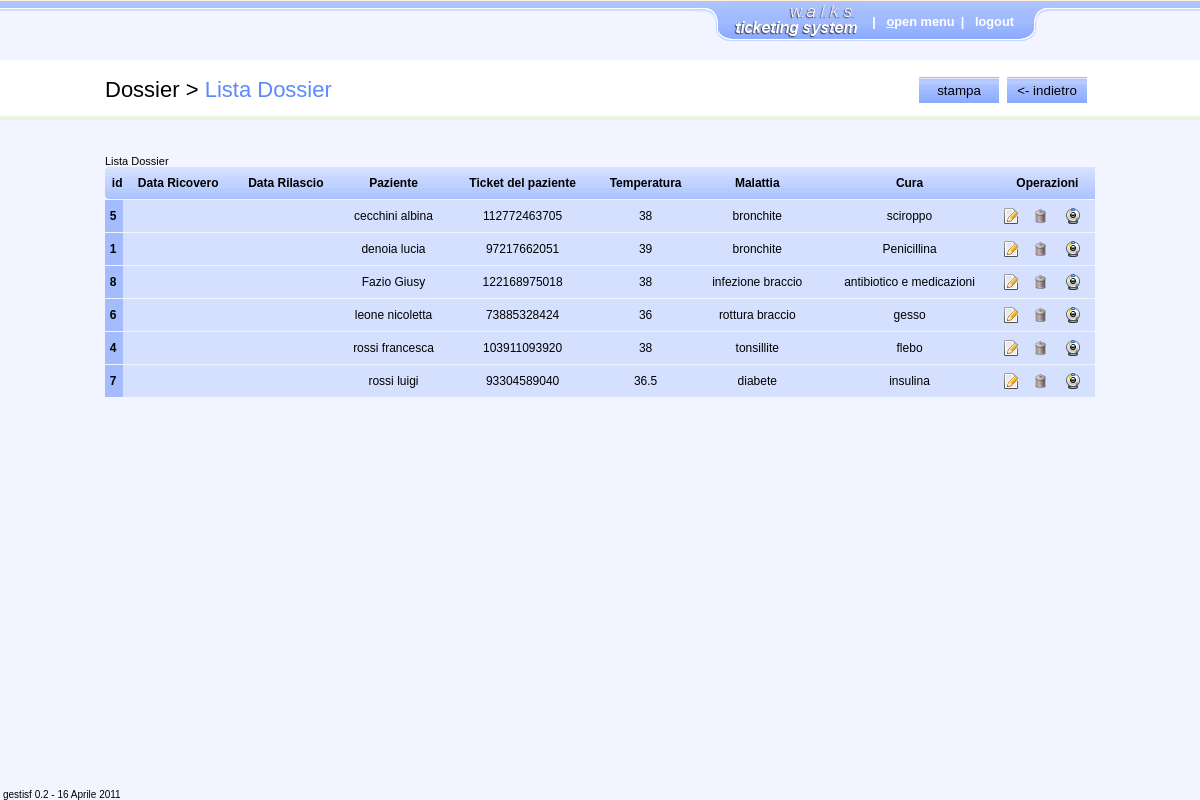
Screenshot of /content/dossier.php (signed in) with the database file from the repository.
### tables this page shows
CREATE TABLE `users` (
  `id` mediumint(9) NOT NULL AUTO_INCREMENT,
  `name` varchar(48) DEFAULT NULL,
  `surname` varchar(48) DEFAULT NULL,
  `birth_date` varchar(10) DEFAULT NULL,
  `gender` varchar(1) DEFAULT NULL,
  `ticket` varchar(32) DEFAULT NULL,
  `specialization` varchar(300) DEFAULT NULL,
  `username` varchar(48) DEFAULT NULL,
  `password` varchar(48) DEFAULT NULL,
  `user_type` varchar(15) DEFAULT NULL,
  `user_creation` varchar(1) NOT NULL DEFAULT '0',
  `medical_creation` varchar(1) NOT NULL DEFAULT '0',
  `patient_creation` varchar(1) NOT NULL DEFAULT '0',
  `relative_creation` varchar(1) NOT NULL DEFAULT '0',
  `dossier_creation` varchar(1) NOT NULL DEFAULT '0',
  `removable` int(1) NOT NULL DEFAULT '1',
  `medical_id` mediumint(9) DEFAULT NULL,
  `patient_id` mediumint(9) DEFAULT NULL,
  `email` varchar(30) DEFAULT NULL,
  PRIMARY KEY (`id`)
);

CREATE TABLE `dossier` (
  `id` mediumint(9) NOT NULL AUTO_INCREMENT,
  `patient` varchar(48) DEFAULT NULL,
  `ticket_patient` varchar(32) DEFAULT NULL,
  `disease` varchar(300) DEFAULT NULL,
  `symptoms` varchar(100) DEFAULT NULL,
  `temperature` varchar(4) DEFAULT NULL,
  `gender` varchar(1) DEFAULT NULL,
  `age` int(2) DEFAULT NULL,
  `cure` varchar(250) DEFAULT NULL,
  `medical_id` mediumint(9) DEFAULT NULL,
  PRIMARY KEY (`id`)
);

### content/ajax_init.php (called while the page is built, shortened)
<?
switch ($pagename) {
case 'dossier':
switch($_SESSION['user_type']) {
	case'administrator';
	$menusezione = 'Dossier';
	$menufunzione = 'Lista Dossier';
	$query = "SELECT dossier.*,users.name AS name,users.surname AS surname FROM users INNER JOIN dossier ON users.ticket = dossier.ticket_patient WHERE users.user_type = 'patient' ORDER BY surname;";
	$risultato = mysql_query($query) or die("Query fallita: " . mysql_error());
	break;
}
break;
}
?>

### content/config.php (called while the page is built, shortened)
<?
$version = 'gestisf 0.2 - 16 Aprile 2011';
?>

### content/dossier.php (the view, shortened to what this page needs)
<?
include ('config.php');
include ('ajax_init.php');
include ('header.php');
?>
<body>
<?	include ('menu.php'); ?>
<div id="container">
<?
$operationarea = "
<input type='button' name='print' id='print' value='stampa' />
<input type='button' name='cancel' id='cancel' value='&lt;- indietro' />
";
include ('messagearea.php');
?>
	<div id="content">
		<table class="commonlist" summary="Lista dei pazienti" cellspacing="0" cellpadding="0" border='0'>
			<caption>Lista Dossier</caption>
			<thead>
				<tr>
					<th scope='col'>id</th>
					<th scope='col'>Data Ricovero</th>
					<th scope='col'>Data Rilascio</th>
					<th scope='col'>Paziente</th>
					<th scope='col'>Ticket del paziente</th>
					<th scope='col'>Temperatura</th>
					<th scope='col'>Malattia</th>
					<th scope='col'>Cura</th>
					<?
						if ($_SESSION["dossier_creation"]) {
							print "<th colspan='3'>Operazioni</th>";
						} else {
							print "<th>Operazioni</th>";
						}
					?>
				</tr>
			</thead>
			<tbody>
			<?
			while ($linea = mysql_fetch_array($risultato, MYSQL_ASSOC)) {
				print "
				<tr>
					<th scope='row'>" . $linea['id'] . "</th>
					<td>" . $linea['admission_date'] . "</td>
					<td>" . $linea['discharge_date'] . "</td>
					<td>" . $linea['surname'] . " " . $linea['name'] . "</td>
					<td>" . $linea['ticket_patient'] . "</td>
					<td>" . $linea['temperature'] . "</td>
					<td>" . $linea['disease'] . "</td>
					<td>" . $linea['cure'] . "</td>
					";
						if ($_SESSION["dossier_creation"]) {
							print "
							<td><a href='dossier_create.php?pagename=dossier_edit&amp;id=" . stripslashes($linea['id']) . "' class='icon_edit' title='Modifica questo dossier'><span>modifica</span></a></td>
							<td><a href='dossier_delete.php?id=" . stripslashes($linea['id']) . "' class='icon_delete' title='Cancella questo dossier'><span>cancella</span></a></td>
							";
				        }
					print "
					<td><a href='./controllo_xml.php?ticket_patient=" . stripslashes($linea['ticket_patient']) . "&patient=" . stripslashes($linea['surname']) . " " . stripslashes($linea['name']) . "&username=" . $_SESSION['username'] . "' target='_blank' class='icon_webconf' title='Inizia una web conference'><span>web conference</span></a></td>
				</tr>
				";
			}
			?>
			</tbody>
		</table>
	</div>
</div>
<? include ('footer.php'); ?>
</body>
</html>

### content/header.php (shortened to what this page needs)
<!DOCTYPE HTML>
<html xmlns="http://www.w3.org/1999/xhtml">
<head>
	<link type="text/css" href="../sjbjl/css/ui-themes/sjbjlness/jquery.ui.custom.css" rel="stylesheet" />
	<link type="text/css" href="../sjbjl/css/sjbjl.general.css" rel="stylesheet" />
	<link type="text/css" href="../css/general.css" rel="stylesheet" />
	<link type="text/css" href="../css/menu.css" rel="stylesheet" />
</head>

### content/menu.php (shortened to what this page needs)
<div id="topmenu">
	<div class="menutab">
		<ul class="menutogglecontainer">
	    	<li class="left">&nbsp;</li>
	        <li><img src="../images/menutab_logo.png" alt="logo adt" /></li>
			<li id="menutoggle">
				<a id="open" class="open" title="apri il menu" href="#" accesskey="o">|&nbsp;&nbsp;&nbsp;<u>o</u>pen menu</a>
			</li>
			<li><a class="menu" href="logout.php" title="Esci dall'applicazione">|&nbsp;&nbsp;&nbsp;logout</a></li>
	    	<li class="right">&nbsp;</li>
		</ul>
	</div>
</div>

### content/messagearea.php (shortened to what this page needs)
<div id="messagearea">
	<div id="messageareacontent">
		<span id="menusezione"><? echo $menusezione; ?>&nbsp;&gt;&nbsp;</span>
		<span id="menufunzione"><? echo $menufunzione; ?></span>
		<div id="operationarea"><? echo $operationarea; ?></div>
	</div>
</div>

### content/footer.php
<div id="version">
	<? echo $version; ?>
</div>

### sjbjl/css/sjbjl.general.css (style rules this page uses)
html { overflow:auto; }
body,form,fieldset { margin:0; padding:0; }
a { text-decoration:none; }
input { background-color:#ffffff; border-width:1px; border-style:solid; border-color:#d0d0d0; }
a.icon_new, a.icon_new_dis, a.icon_expand, a.icon_expand_dis, a.icon_download, a.icon_download_dis, a.icon_eye, a.icon_eye_dis, a.icon_detail, a.icon_detail_dis, a.icon_cancel, a.icon_cancel_dis, a.icon_delete, a.icon_delete_dis, a.icon_edit, a.icon_edit_dis, a.icon_choose, a.icon_choose_dis, a.icon_duplicate, a.icon_duplicate_dis, a.icon_send, a.icon_send_dis, a.icon_sign, a.icon_sign_dis, a.icon_goto, a.icon_goto_dis, a.icon_disable, a.icon_disable_dis, a.icon_empty, a.icon_gratis, a.icon_gratis_dis, a.icon_print_center, a.icon_print_center_dis, a.icon_print_center_certificata, a.icon_print_center_certificata_dis, a.icon_add, a.icon_list, a.icon_print_qrcode, a.icon_options, a.icon_writeoff { float:left; display:block; width:16px; height:16px; margin:auto 3px auto 3px; cursor:pointer; background-position:center center; background-repeat:no-repeat; text-decoration:none; }
a.icon_delete { background-image:url(../images/icon_delete.png); }
a.icon_edit { background-image:url(../images/icon_edit.png); }

### css/general.css (style rules this page uses)
body { font-family:Arial, Helvetica, sans-serif; background-color:#f2f5ff; }
a { color:#000000; }
div#version { position:fixed; bottom:0; left:0; font-size:10px; margin-left:3px; }
div#container { width:100%; min-height:600px; text-align:center; }
div#content { width:990px; min-height:400px; margin:35px auto auto auto; text-align:left; }
caption { text-align:left; font-size:12px; }
div#messagearea { width:100%; height:60px; margin:60px 0 auto 0; background-image:url(../images/messagearea_background.jpg); background-repeat:repeat-x; }
div#messageareacontent { width:990px; height:60px; margin:0 auto; text-align:left; }
div#messageareacontent span#menusezione, div#messageareacontent span#menufunzione { display:block; float:left; width:auto; height:60px; font-size:22px; line-height:60px; }
div#messageareacontent span#menusezione { color:#000000; }
div#messageareacontent span#menufunzione { color:#5d89ff; }
div#messageareacontent div#operationarea { float:right; }
div#messageareacontent div#operationarea input { float:left; width:80px; height:26px; margin:17px 8px auto auto; border:0 none; background-image:url(../images/generalbutton.jpg); background-position:center center; background-repeat:repeat-x; }
a.icon_webconf { float:left; display:block; width:19px; height:19px; margin:auto 3px auto 3px; cursor:pointer; background-position:center center; background-repeat:no-repeat; text-decoration:none; }
a.icon_webconf { background-image:url(../images/icon_webcam.png); }
table.commonlist caption { font-size:11px; }
table.commonlist { width:100%; border:0 none; }
table.commonlist thead tr th:first-child { text-align:right; background-image:url(../images/tableheader_left.jpg); }
table.commonlist thead tr { background-image:url(../images/tableheader_central.jpg); }
table.commonlist thead tr th:last-child { background-image:url(../images/tableheader_right.jpg); }
table.commonlist tbody tr { background-color:#d5e0fe; }
table.commonlist tbody tr th { text-align:right; background-color:#a4bbfe; padding-right:6px; }
table.commonlist tr th, table.commonlist tr td { font-size:12px; height:32px; border:0 none; text-align:center; border-bottom:1px solid #f2f5ff; }
table.commonlist tbody tr th { max-width:300px; }

### rows the page displays
users: dossier.id "5", surname "cecchini", name "albina", dossier.ticket_patient "112772463705", dossier.temperature "38", dossier.disease "bronchite", dossier.cure "sciroppo"
users: dossier.id "1", surname "denoia", name "lucia", dossier.ticket_patient "97217662051", dossier.temperature "39", dossier.disease "bronchite", dossier.cure "Penicillina"
users: dossier.id "8", surname "Fazio", name "Giusy", dossier.ticket_patient "122168975018", dossier.temperature "38", dossier.disease "infezione braccio", dossier.cure "antibiotico e medicazioni"
users: dossier.id "6", surname "leone", name "nicoletta", dossier.ticket_patient "73885328424", dossier.temperature "36", dossier.disease "rottura braccio", dossier.cure "gesso"
users: dossier.id "4", surname "rossi", name "francesca", dossier.ticket_patient "103911093920", dossier.temperature "38", dossier.disease "tonsillite", dossier.cure "flebo"
users: dossier.id "7", surname "rossi", name "luigi", dossier.ticket_patient "93304589040", dossier.temperature "36.5", dossier.disease "diabete", dossier.cure "insulina"

### other values shown
$menusezione "Dossier"
$menufunzione "Lista Dossier"
$version "gestisf 0.2 - 16 Aprile 2011"
